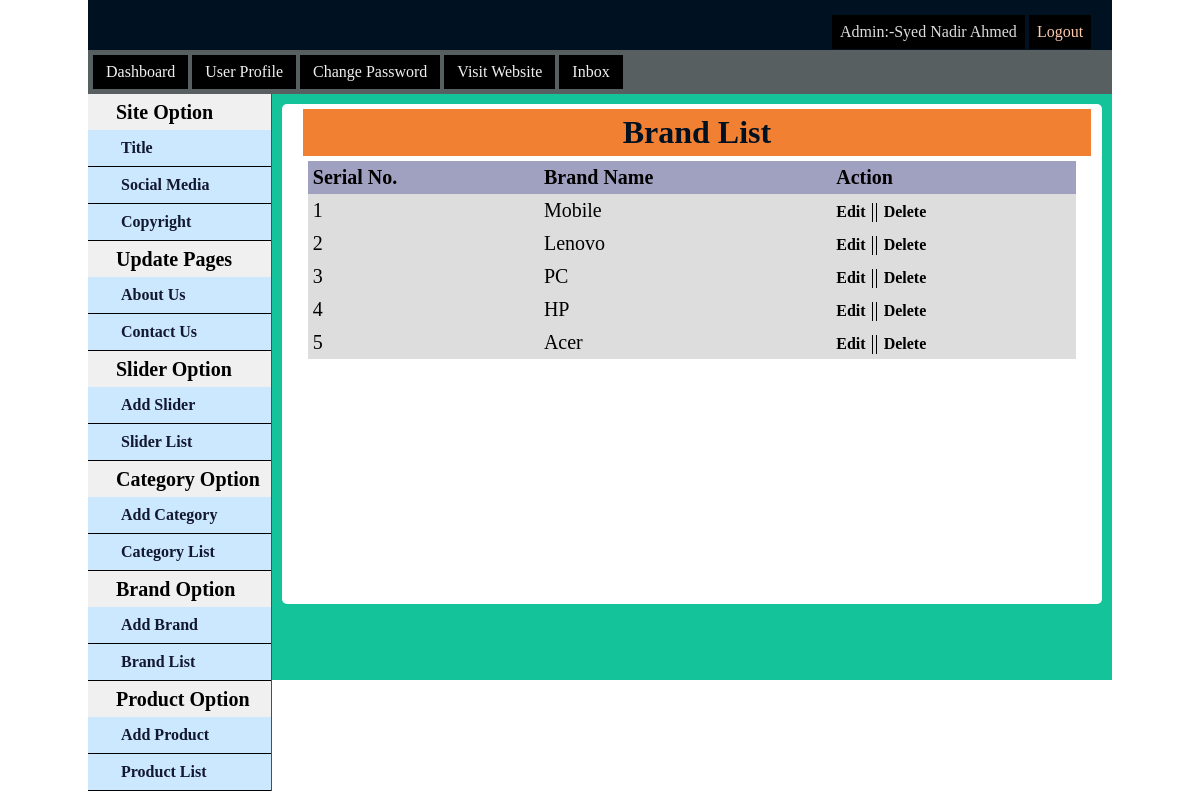
Page /admin/brandlist.php (signed in) on the committed database.
### tables this page shows
CREATE TABLE `tbl_brand` (
  `brandId` int(11) NOT NULL,
  `brandName` varchar(255) NOT NULL
);

### lib/Database.php (called while the page is built, shortened)
<?php
Class Database{
   public $host   = DB_HOST;
   public $user   = DB_USER;
   public $pass   = DB_PASS;
   public $dbname = DB_NAME;
   public $link;
  private function connectDB(){
     $this->link = new mysqli($this->host, $this->user, $this->pass, $this->dbname);
   }
  public function select($query){
      $result = $this->link->query($query) or die($this->link->error.__LINE__);
      if($result->num_rows > 0){
        return $result;
      } else {
        return false;
      }
   }
}

### classes/brand.php (called while the page is built, shortened)
<?php
	$filepath = realpath(dirname(__File__));
	include_once ($filepath.'/../lib/Database.php');
?>
<?php
class Brand{
	private $db;
	public function __construct(){
		$this->db = new Database();
	}
	public function getAllBrand(){
		$query = "SELECT * FROM tbl_brand ORDER BY brandId DESC";
		$result = $this->db->select($query);
		return $result;
	}
}
?>

### admin/brandlist.php (the view, shortened to what this page needs)
<?php include 'inc/header.php';?>
<?php include 'inc/sidebar.php';?>
<?php include '../classes/brand.php';?>
<?php
	$brand = new Brand();
?>
	<div class="viewsec">
        <div class="catlist">
            <div class="box ">
                <h2>Brand List</h2>
                <div class="block">
                    <table class="datatable" id="example">
					<thead>
						<tr>
							<th>Serial No.</th>
							<th>Brand Name</th>
							<th>Action</th>
						</tr>
					</thead>
					<tbody>
						<?php
							$getBrand = $brand->getAllBrand();
							if($getBrand){
								$i = 0;
								while($result = $getBrand->fetch_assoc()){
									$i++;
						?>
						<tr class="odd">
							<td><?php echo $i;?></td>
							<td><?php echo $result['brandName'];?></td>
							<td><a href="brandEdit.php?brandId=<?php echo $result['brandId'];?>">Edit</a> || <a onclick="return confirm('Are You Sure? you want to delete')" href="?deletebrand=<?php echo $result['brandId'];?>">Delete</a></td>
						</tr>
                       <?php } } ?>
					</tbody>
				</table>
               </div>
            </div>
        </div>
	</div>
</div>
</body>

### admin/style.css (style rules this page uses)
* { margin:0; padding:0; }
.viewsec { width:80%; min-height:500px; height:auto; float:left; display:block; background:#fff; border-radius: 5px; margin: 10px; }
.dashsec, .changepass, .titlecon, .socialopt, .copyopt, .slideradd_opt, .slidlist, .addcat, .catlist, .addproduct { margin:0 auto; width:95%; padding:5px; }
.box h2 { width:100%; background:#F28033; text-align:center; padding:5px; font-size:32px; color:#001122; }
.block { padding:5px; font-size:20px; }
table.datatable { width:100%; height:auto; border-collapse: collapse; }
.datatable th { text-align: -webkit-left; font-size: 20px; background-color: #A0A0C0; padding: 5px; color: #000; }
.datatable .odd td { font-size: 20px; background-color: #ddd; padding: 5px; color: #000; }
.datatable .odd a { text-decoration:none; color:#000; font-size:16px; font-weight:bold; }

### rows in the picture
tbl_brand: brandName "Mobile"
tbl_brand: brandName "Lenovo"
tbl_brand: brandName "PC"
tbl_brand: brandName "HP"
tbl_brand: brandName "Acer"

### other values in the picture
Session::get('adminName') "Syed Nadir Ahmed"
